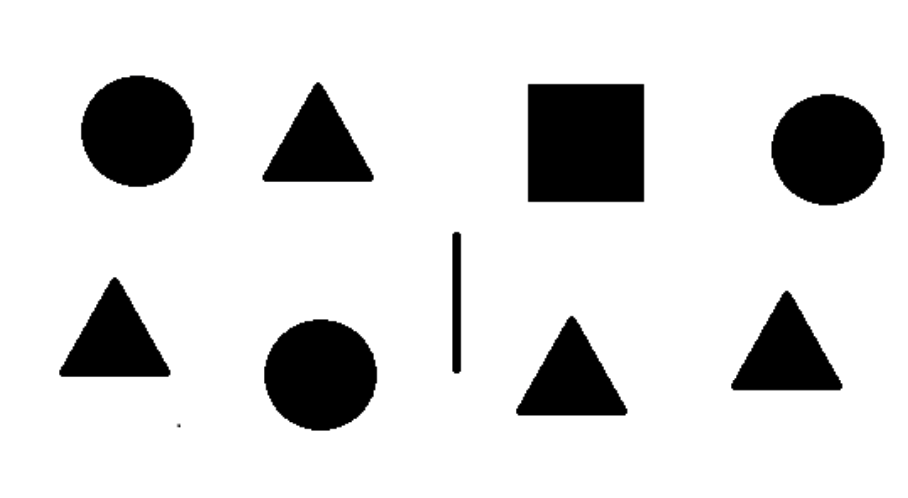
#> input picture img/shape.png, 908 x 498 px
$ python detect.py
#> lines starting #> are read from the running program, lines starting #| are printed output that depends on the picture; after the words box and inside, x2 and y2 are one past the last pixel; in counts of white or black regions, pixels touching at a corner belong together
import cv2
import numpy as np

class ROV:
    def __init__(self, lower, upper):
        self.lower = lower;
        self.upper = upper;

    def mask(self, frame):
        lower = self.lower;
        upper = self.upper;
        bgr = cv2.cvtColor(frame, cv2.COLOR_HSV2BGR)
        lower = np.array(lower)
        upper = np.array(upper)
        mask = cv2.inRange(bgr, lower, upper)
        return mask

    def detection(self, mask, areaval=100,  lenval=0.03):
        triangle = 0
        square = 0
        circle = 0
        line = 0
        array = []
        contours, hierarchy = cv2.findContours(mask, cv2.RETR_TREE, cv2.CHAIN_APPROX_SIMPLE)
        for cnt in contours:
            area = cv2.contourArea(cnt)
            if area > areaval:
                cnt_len = cv2.arcLength(cnt, True)
                approx = cv2.approxPolyDP(cnt, lenval * cnt_len, True)
                if len(approx) == 3:
                    if triangle >= 6:
                        triangle = 0
                    else:
                        triangle = triangle + 1
                elif len(approx) == 4:
                    if square >= 6:
                        square = 0
                    else:
                        square = square + 1
                elif ((len(approx) > 7) and (len(approx) < 9)):
                    if circle >= 6:
                        circle = 0
                    else:
                        circle = circle + 1
                        array.insert(0, [square, triangle, circle, line])
                else:
                    line = line + 1
        return array

    def export(self, square, triangle, circle, line):
        img = np.zeros((297, 210, 3), np.uint8)
        cv2.circle(img, (150, 40), 20, (0, 0, 255), -1)
        triangle_cnt = np.array([(150, 90), (130, 120), (170, 120)])
        cv2.line(img, (130, 180), (170, 180), (0, 0, 255), 4)
        cv2.rectangle(img, (170, 230), (130, 270), (0, 0, 255), -1)
        cv2.drawContours(img, [triangle_cnt], 0, (0, 0, 255), -1)
        cv2.putText(img, str(circle), (50, 50), cv2.FONT_HERSHEY_SIMPLEX, 1, (0, 0, 255), 2)
        cv2.putText(img, str(triangle), (50, 120), cv2.FONT_HERSHEY_SIMPLEX, 1, (0, 0, 255), 2)
        cv2.putText(img, str(line), (50, 190), cv2.FONT_HERSHEY_SIMPLEX, 1, (0, 0, 255), 2)
        cv2.putText(img, str(square), (50, 260), cv2.FONT_HERSHEY_SIMPLEX, 1, (0, 0, 255), 2)
        for i in range(10):
            cv2.imwrite('ROV{}.png'.format(i), img)
            break

    def run(self, frame):
        m = self.mask(frame);
        cnt = self.detection(m);
        self.export(cnt[0][0], cnt[0][1], cnt[0][2], cnt[0][3])

frame = cv2.imread("img/shape.png")
#> frame is the input picture: shape (498, 908, 3); mean B, G, R 216.5, 216.5, 216.5
mission = ROV([0,0,0], [70,70,70])
mission.run(frame)
#> in mask, `bgr = cv2.cvtColor(frame, cv2.COLOR_HSV2BGR)`:
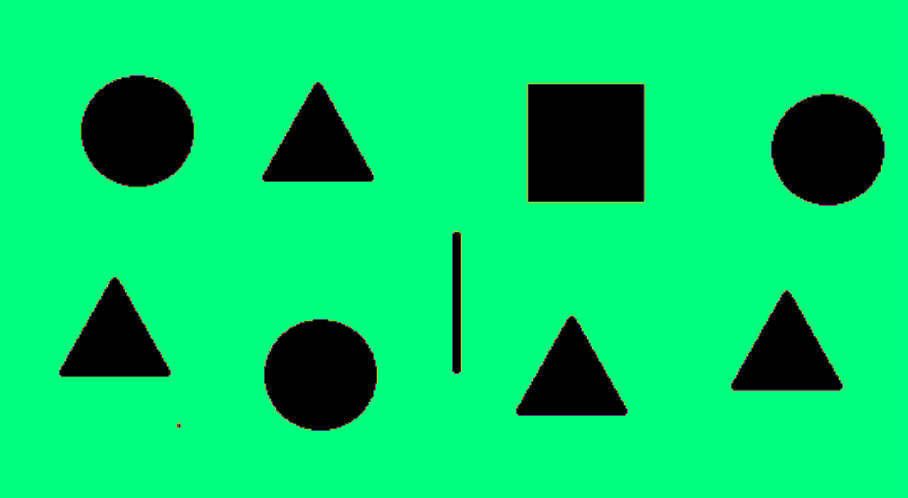
#> bgr: shape (498, 908, 3); mean B, G, R 107.8, 216.1, 1.2
#> in mask, `mask = cv2.inRange(bgr, lower, upper)`:
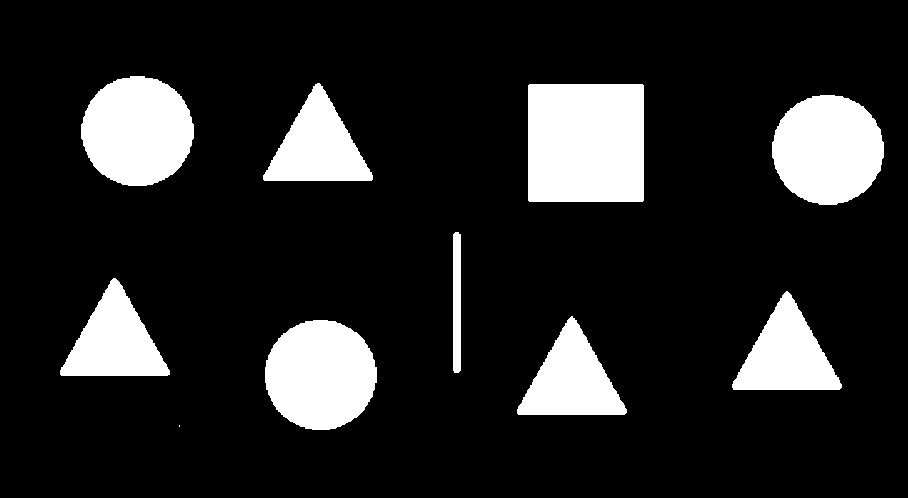
#> mask: shape (498, 908); 14.9% white; 10 white regions (1 under 20 px)
#> in detection, `contours, hierarchy = cv2.findContours(mask, cv2.RETR_TREE, cv2.CHAIN_..`: contours = 10 contours, 1 with area under 20; largest, box (x1, y1, x2, y2) and area: (528, 84, 644, 202) 13453, (81, 76, 194, 186) 9505, (265, 320, 377, 430) 9502, (772, 95, 884, 205) 9490, (732, 291, 842, 390) 5764
#> the loop in detection, `for cnt in contours:` made 10 passes
#> (area, cnt_len, approx, line) on pass 6: (971, 290.5, [[455, 232], [458, 372]], 1)
#> (area, cnt_len, approx, square) on pass 8: (13453, 461.7, [[529, 84], [528, 200], [642, 201], [643, 85]], 1)
#> after the loop in detection, `for cnt in contours:`: array = [[1, 4, 3, 1], [0, 3, 2, 1], [0, 0, 1, 0]]; circle = 3; line = 1; triangle = 4
#> in run, `cnt = self.detection(m);`: cnt = [[1, 4, 3, 1], [0, 3, 2, 1], [0, 0, 1, 0]]
#> in export, `cv2.circle(img, (150, 40), 20, (0, 0, 255), -1)`:
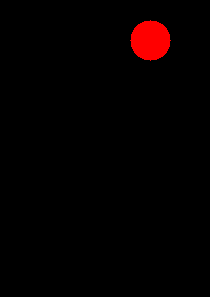
#> img: shape (297, 210, 3); mean of channels 0, 1, 2 0, 0, 5.1; drawn as B, G, R
#> in export, `cv2.putText(img, str(triangle), (50, 120), cv2.FONT_HERSHEY_SIMPLEX, 1..`:
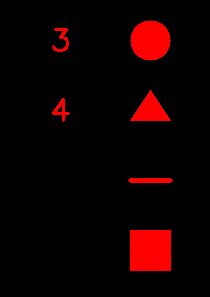
#> img: shape (297, 210, 3); mean of channels 0, 1, 2 0, 0, 16.8; drawn as B, G, R
#> in export, `cv2.putText(img, str(line), (50, 190), cv2.FONT_HERSHEY_SIMPLEX, 1, (0..`: img: shape (297, 210, 3); 0.14% of pixels changed, all inside (x1, y1, x2, y2) = (55, 168, 63, 192)
#> in export, `cv2.putText(img, str(square), (50, 260), cv2.FONT_HERSHEY_SIMPLEX, 1, ..`:
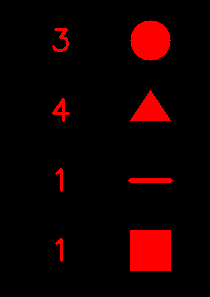
#> img: shape (297, 210, 3); mean of channels 0, 1, 2 0, 0, 17.5; drawn as B, G, R
